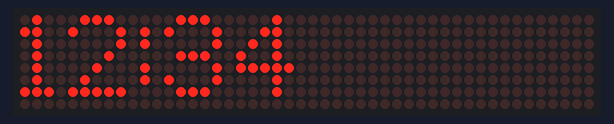
The sketch below on a simulated Arduino Uno, built with avr-gcc and run on an emulated ATmega328P. Shown: 48×8 LED matrix.

Above: at 0.1 s.
At 4.1 s:
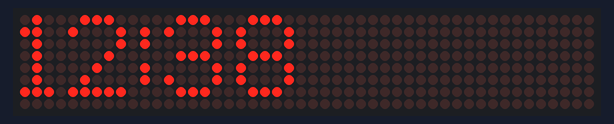
At 9.1 s:
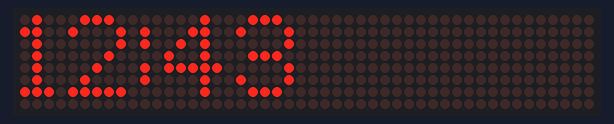
At 19.1 s:
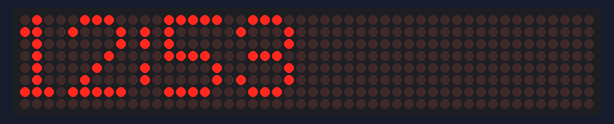
At 28.1 s:
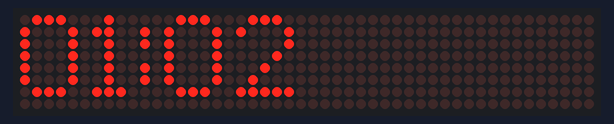
At 38.1 s:
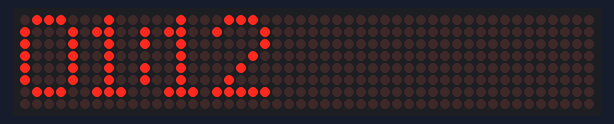

Measured:
- what the display in image 1 shows lasts 1.0 s, from 4.0 s to 5.0 s

The sketch:

LedMatrixTest.ino
```cpp
#include <LEDMatrixDriver.hpp>

// This sketch draw marquee text on your LED matrix using the hardware SPI driver Library by Bartosz Bielawski.
// Example written 16.06.2017 by Marko Oette, www.oette.info

// Define the ChipSelect pin for the led matrix (Dont use the SS or MISO pin of your Arduino!)
// Other pins are Arduino specific SPI pins (MOSI=DIN, SCK=CLK of the LEDMatrix) see https://www.arduino.cc/en/Reference/SPI
const uint8_t LEDMATRIX_CS_PIN = 9;

// Number of 8x8 segments you are connecting
const int LEDMATRIX_SEGMENTS = 6;
const int LEDMATRIX_WIDTH    = LEDMATRIX_SEGMENTS * 8;

// The LEDMatrixDriver class instance
LEDMatrixDriver lmd(LEDMATRIX_SEGMENTS, LEDMATRIX_CS_PIN);

// Marquee text
char text[] = "12:34 11:00";

// Marquee speed (lower nubmers = faster)
const int ANIM_DELAY = 30;

void setup() {
  // init the display
  lmd.setEnabled(true);
  lmd.setIntensity(4);   // 0 = low, 10 = high
}

int x=0, y=0;   // start top left

// 5x7 font with digits 0-9 only, space
// variable width, width is first byte
byte font[12][8] = { { 5, 0x70,0x88,0x88,0x88,0x88,0x88,0x70}, // 0
                           { 3, 0x40,0xc0,0x40,0x40,0x40,0x40,0xe0}, // 1
                           { 5, 0x70,0x88,0x08,0x10,0x20,0x40,0xf8}, // 2
                           { 5, 0x70,0x88,0x08,0x70,0x08,0x88,0x70}, // 3
                           { 5, 0x10,0x30,0x50,0x90,0xf8,0x10,0x10}, // 4
                           { 5, 0xf8,0x80,0x80,0xf0,0x08,0x08,0xf0}, // 5
                           { 5, 0x70,0x88,0x80,0xf0,0x88,0x88,0x70}, // 6
                           { 5, 0xf8,0x08,0x10,0x20,0x20,0x40,0x40},  // 7
                           { 5, 0x70,0x88,0x88,0x70,0x88,0x88,0x70}, // 8
                           { 5, 0x70,0x88,0x88,0x78,0x08,0x08,0x70}, // 9
                           { 5, 0, 0, 0, 0, 0, 0, 0}, // space
                           { 1, 0x00,0x80,0x80,0x00,0x80,0x80,0x00} // :
};

uint8_t hour = 12;
uint8_t minu = 34;

void loop()
{
	lmd.clear();
  lmd.display();
  // delay(100);
  snprintf( text, sizeof(text), "%02d:%02d", hour, minu);
  if( ++minu > 59) {
    minu = 0;
    if( ++hour > 12)
      hour = 1;
  }

  // Draw the text to the current position
	int len = strlen(text);
	drawString(text, len, x, 0);
	// In case you wonder why we don't have to call lmd.clear() in every loop: The font has a opaque (black) background...

	// Toggle display of the new framebuffer
	lmd.display();

	// Wait to let the human read the display
	delay(1000);


}


/**
 * This function draws a string of the given length to the given position.
 */
void drawString(char* text, int len, int x, int y )
{
  for( int idx = 0; idx < len; idx ++ )
  {
    int c = text[idx];
    if( isdigit(c))
      c -= '0';
    else if( c == ':')
      c = 11;
    else
      c = 10;

    int w = font[c][0];

    // only draw if char is visible
    if( 8 + x + idx * 8 > 0 ) {
      drawSprite( font[c]+1, x, y, w, 8 );
    }
    x += w+1;
  }
}

/**
 * This draws a sprite to the given position using the width and height supplied (usually 8x8)
 */
void drawSprite( byte* sprite, int x, int y, int width, int height )
{
  // The mask is used to get the column bit from the sprite row
  byte mask = B10000000;

  for( int iy = 0; iy < height; iy++ )
  {
    for( int ix = 0; ix < width; ix++ )
    {
      lmd.setPixel(x + ix, y + iy, (bool)(sprite[iy] & mask ));

      // shift the mask by one pixel to the right
      mask = mask >> 1;
    }

    // reset column mask
    mask = B10000000;
  }
}
```
